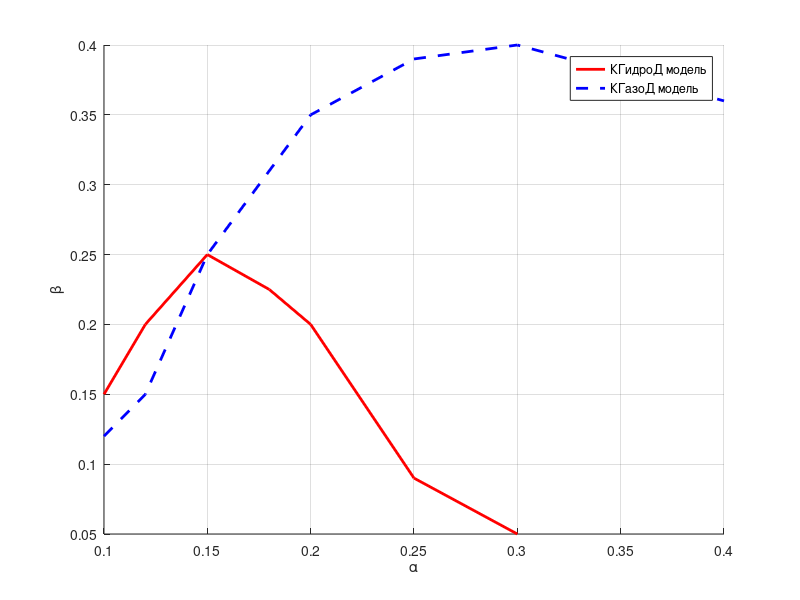

This figure's MATLAB source:
clear all; clc; 

alp100 = [0.1, 0.12, 0.15, 0.17, 0.2, 0.25, 0.3];
bet100 = [0.15, 0.23, 0.31, 0.35, 0.4, 0.34, 0.3];

alp200 = [0.1, 0.115, 0.15, 0.17, 0.2, 0.25, 0.3];
bet200 = [0.15, 0.22, 0.31, 0.35, 0.4, 0.34, 0.3];

alp400 = [0.1, 0.12,  0.15, 0.17, 0.2, 0.25, 0.3, 0.35];
bet400 = [0.15, 0.23, 0.31, 0.35, 0.4, 0.285, 0.2, 0.15];

alp600 = [0.1, 0.12, 0.15, 0.18, 0.2, 0.25,  0.3];
bet600 = [0.15, 0.2, 0.25, 0.225, 0.2, 0.09, 0.05];

alp800 = [0.1, 0.12, 0.15, 0.16, 0.18, 0.19, 0.2];
bet800 = [0.1, 0.15, 0.2, 0.15, 0.09, 0.07, 0.05];

alp1000 = [0.1, 0.12, 0.15, 0.16, 0.18,0.19, 0.2];
bet1000 = [0.1, 0.13,0.15, 0.09, 0.01, 0.005, 0.001];


%
alpMid100 = [0.1, 0.12, 0.15, 0.17, 0.2, 0.25, 0.3];
betMid100 = [0.15, 0.23, 0.31, 0.35, 0.4, 0.34, 0.3];

alpMid200 = [0.1, 0.12, 0.15, 0.17, 0.2, 0.25, 0.3];
betMid200 = [0.15, 0.2, 0.31, 0.35, 0.37, 0.34, 0.3];

alpMid400 = [0.1, 0.12,  0.15, 0.17, 0.2, 0.25, 0.3];
betMid400 = [0.1, 0.23, 0.31, 0.35, 0.45, 0.35, 0.2];

alpMid800 = [0.1, 0.12, 0.15, 0.16, 0.18, 0.19, 0.2];
betMid800 = [0.1, 0.15, 0.18, 0.12, 0.09, 0.07, 0.05];




alpGas400 = [0.1, 0.12,  0.15, 0.2, 0.25, 0.3, 0.4];
betGas400 = [0.12, 0.15, 0.25, 0.35, 0.39, 0.4, 0.36];

%построение графиков
hold on;
plot(alp600, bet600, 'r','LineWidth',2)
plot(alpGas400, betGas400, '--b','LineWidth',2)
xlabel('\alpha')
ylabel('\beta')
legend('КГидроД модель','КГазоД модель')
grid on
hold off;
